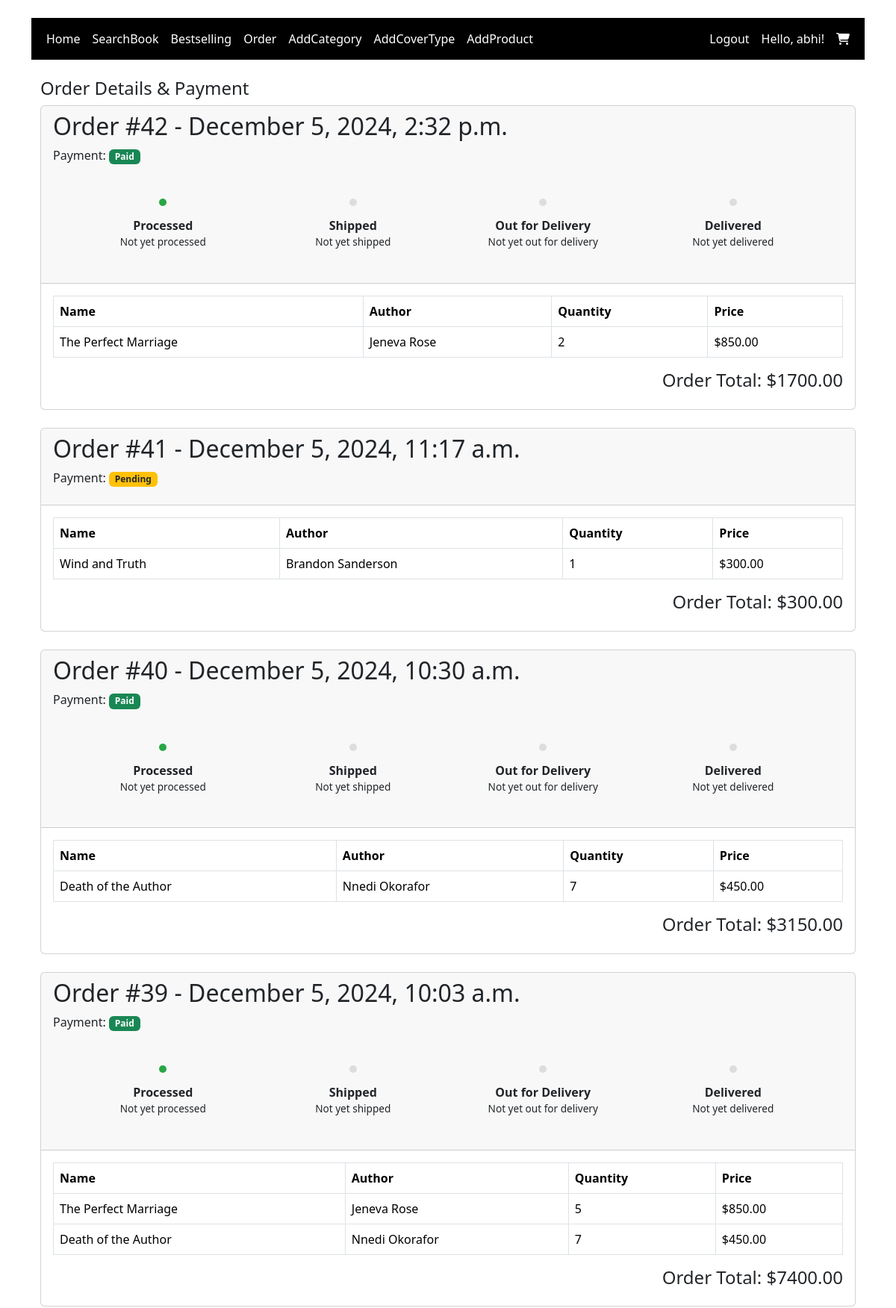
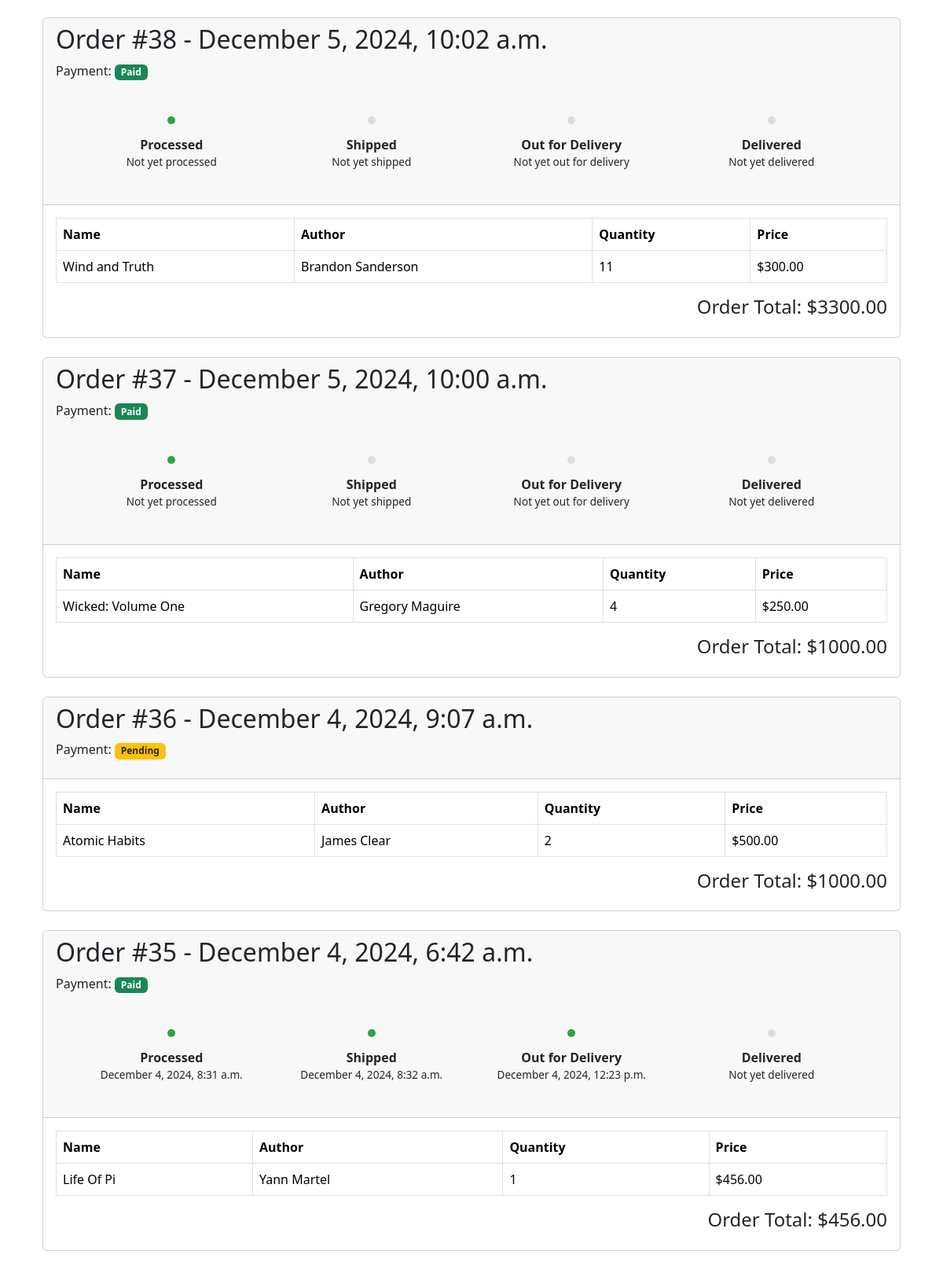
The page /order/showorder/ (signed in, upper part) on the database its author committed (2 pictures, top to bottom).
### orders/models.py (models this page shows, shortened)
class Order(models.Model):
    user = models.ForeignKey(User, on_delete=models.CASCADE)
    total = models.DecimalField(max_digits=10, decimal_places=2)
    created_at = models.DateTimeField(auto_now_add=True)
    is_paid = models.BooleanField(default=False)
    STATUS_CHOICES = [
        ('processed', 'Processed'),
        ('shipped', 'Shipped'),
        ('out_for_delivery', 'Out for Delivery'),
        ('delivered', 'Delivered'),
    ]
    status = models.CharField(max_length=20, choices=STATUS_CHOICES, default='processed')
    processed_at = models.DateTimeField(null=True, blank=True)
    shipped_at = models.DateTimeField(null=True, blank=True)
    out_for_delivery_at = models.DateTimeField(null=True, blank=True)
    delivered_at = models.DateTimeField(null=True, blank=True)

class OrderItem(models.Model):
    order = models.ForeignKey(Order, on_delete=models.CASCADE, related_name='items')
    product = models.ForeignKey(Product, on_delete=models.CASCADE)
    quantity = models.PositiveIntegerField()
    price = models.DecimalField(max_digits=10, decimal_places=2)

### store/models.py (models this page shows, shortened)
class Product(models.Model):
    title =models.CharField(max_length=255,unique=True)
    author=models.CharField(max_length=255)
    description=models.TextField()
    isbn=models.CharField(max_length=255)
    price=models.FloatField()
    category=models.ForeignKey(Category, on_delete=models.CASCADE)
    coverType=models.ForeignKey(CoverType, on_delete=models.CASCADE)
    image=models.ImageField(upload_to='product_images/',null=True,blank=True)

### orders/views.py (the view)
# urls.py: path('showorder/', show_order, name='show_order'),
@login_required
def show_order(request):
    if request.user.is_superuser:
        orders = Order.objects.prefetch_related('items', 'address').order_by('-created_at')
    else:
        orders = Order.objects.filter(user=request.user).prefetch_related('items', 'address').order_by('-created_at')
    return render(request, 'orders/order.html', {'orders': orders})

### templates/orders/order.html (shortened to what this page needs)
{% extends 'base/base.html' %}
{% block content %}
<h4>Order Details & Payment</h4>
{% for order in orders %}
<div class="card mb-4">
    <div class="card-header">
        <h2>Order #{{ order.id }} - {{ order.created_at|date:"F j, Y, g:i a" }}</h2>
        <p>
            Payment:
            {% if order.is_paid %}
            <span class="badge bg-success">Paid</span>
            {% else %}
            <span class="badge bg-warning text-dark">Pending</span>
            {% endif %}
        </p>
        {% if order.is_paid %}
        <div class="timeline">
            <div class="timeline-step {% if order.status == 'processed' or order.status == 'shipped' or order.status == 'out_for_delivery' or order.status == 'delivered' %} completed {% endif %}">
                <br/>
                <span>Processed</span>
                <p>
                    {% if order.processed_at %}
                    {{ order.processed_at|date:"F j, Y, g:i a" }}
                    {% else %}
                    Not yet processed
                    {% endif %}
                </p>
            </div>
            <div class="timeline-step {% if order.status == 'shipped' or order.status == 'out_for_delivery' or order.status == 'delivered' %} completed {% endif %}">
                <br/>
                <span>Shipped</span>
                <p>
                    {% if order.shipped_at %}
                    {{ order.shipped_at|date:"F j, Y, g:i a" }}
                    {% else %}
                    Not yet shipped
                    {% endif %}
                </p>
            </div>
            <div class="timeline-step {% if order.status == 'out_for_delivery' or order.status == 'delivered' %} completed {% endif %}">
                <br/>
                <span>Out for Delivery</span>
                <p>
                    {% if order.out_for_delivery_at %}
                    {{ order.out_for_delivery_at|date:"F j, Y, g:i a" }}
                    {% else %}
                    Not yet out for delivery
                    {% endif %}
                </p>
            </div>
            <div class="timeline-step {% if order.status == 'delivered' %} completed {% endif %}">
                <br/>
                <span>Delivered</span>
                <p>
                    {% if order.delivered_at %}
                    {{ order.delivered_at|date:"F j, Y, g:i a" }}
                    {% else %}
                    Not yet delivered
                    {% endif %}
                </p>
            </div>
        </div>
        {% endif %}
    </div>
    <div class="card-body">
        <table class="table text-nowrap table-hover border table-bordered rounded">
            <thead>
                <tr>
                    <th scope="col">Name</th>
                    <th scope="col">Author</th>
                    <th scope="col">Quantity</th>
                    <th scope="col">Price</th>
                </tr>
            </thead>
            <tbody>
                {% for item in order.items.all %}
                <tr>
                    <td>{{ item.product.title }}</td>
                    <td>{{ item.product.author }}</td>
                    <td>{{ item.quantity }}</td>
                    <td>${{ item.price }}</td>
                </tr>
                {% endfor %}
            </tbody>
        </table>
        <h4 class="text-end">Order Total: ${{ order.total }}</h4>
    </div>
</div>
{% empty %}
<p>No orders found.</p>
{% endfor %}
{% endblock %}

### templates/base/base.html (shortened to what this page needs)
<!DOCTYPE html>
<html lang="en">
<head>
  {% load django_bootstrap5 %}
  {% bootstrap_css %}
  {% load static %}
  <link rel="stylesheet" href="https://cdnjs.cloudflare.com/ajax/libs/font-awesome/6.5.1/css/all.min.css">
  <link href="https://cdn.jsdelivr.net/npm/bootstrap-icons/font/bootstrap-icons.css" rel="stylesheet">
  <link rel="stylesheet" type="text/css" href="https://cdn.jsdelivr.net/npm/slick-carousel@1.8.1/slick/slick.css" />
  <link rel="stylesheet" type="text/css"
    href="https://cdn.jsdelivr.net/npm/slick-carousel@1.8.1/slick/slick-theme.css" />
</head>
<body>
  <div class="container mt-4">
    <nav class="navbar navbar-expand-lg navbar-light bg-black">
      <div class="container-fluid">
        <div class="collapse navbar-collapse" id="navbarNavDropdown">
          <ul class="navbar-nav">
            <li class="nav-item active">
              <a class="nav-link text-white" href="{% url 'home' %}">Home</a>
            </li>
            <li class="nav-item">
              <a class="nav-link text-white" href="{% url 'search_books' %}">SearchBook</a>
            </li>
            <li class="nav-item">
              <a class="nav-link text-white" href="{% url 'orders:most_sold_book' %}">Bestselling</a>
            </li>
            <li class="nav-item">
              <a class="nav-link text-white" href="{% url 'orders:show_order' %}">Order</a>
            </li>
            <ul class="navbar-nav ms-auto">
              {% if user.is_authenticated and user.is_staff or user.is_superuser %}
              <li class="nav-item">
                <a class="nav-link text-white" href="{% url 'category_page' %}">AddCategory</a>
              </li>
              <li class="nav-item">
                <a class="nav-link text-white" href="{% url 'coverType_page' %}">AddCoverType</a>
              </li>
              <li class="nav-item">
                <a class="nav-link text-white" href="{% url 'product_page' %}">AddProduct</a>
              </li>
              {% endif %}
            </ul>
          </ul>
        </div>
        <ul class="navbar-nav ms-auto">
          {% if user.is_authenticated %}
          <li class="nav-item">
            <a class="nav-link text-white" href="{% url 'logout' %}">Logout</a>
          </li>
          <li class="nav-item">
            <span class="nav-link text-white">Hello, {{ user.username }}!</span>
          </li>
          <li class="nav-item">
            <a class="nav-link text-white" href="{% url 'show_cart' %}">
              <i class="fas fa-shopping-cart"></i>
            </a>
          </li>
          {% endif %}
        </ul>
      </div>
    </nav>
    <div class="container mt-4">
      {% block content %} {% endblock %}
    </div>
  </div>
</body>
</html>

### templates/base/base.html (style rules this page uses)
html, body { height: 100%; margin: 0; }
.container { min-height: 100%; display: flex; flex-direction: column; }

### templates/orders/order.html (style rules this page uses)
.timeline { display: flex; justify-content: space-between; position: relative; padding: 20px; overflow: hidden; }
.timeline::after { content: ''; position: absolute; top: 20px; left: 50%; height: 2px; width: 100%; background-color: #28690a; z-index: -1; }
.timeline-step { position: relative; text-align: center; flex: 1; }
.timeline-step::before { content: ''; position: absolute; top: 10px; left: 50%; width: 10px; height: 10px; border-radius: 50%; background-color: #ddd; transform: translateX(-50%); }
.timeline-step.completed::before { background-color: #28a745; animation: blink 1s infinite; }
.timeline-step span { display: block; margin-top: 10px; font-weight: bold; }
.timeline-step p { font-size: 0.85em; }

### rows shown on the page
Order: id "42", created_at "December 5, 2024, 2:32 p.m.", is_paid "Paid", total "1700.00"
OrderItem: product "The Perfect Marriage", product.author "Jeneva Rose", quantity "2", price "850.00"
Order: id "41", created_at "December 5, 2024, 11:17 a.m.", is_paid "Pending", total "300.00"
OrderItem: product "Wind and Truth", product.author "Brandon Sanderson", quantity "1", price "300.00"
Order: id "40", created_at "December 5, 2024, 10:30 a.m.", is_paid "Paid", total "3150.00"
OrderItem: product "Death of the Author", product.author "Nnedi Okorafor", quantity "7", price "450.00"
Order: id "39", created_at "December 5, 2024, 10:03 a.m.", is_paid "Paid", total "7400.00"
OrderItem: product "The Perfect Marriage", product.author "Jeneva Rose", quantity "5", price "850.00"
OrderItem: product "Death of the Author", product.author "Nnedi Okorafor", quantity "7", price "450.00"
Order: id "38", created_at "December 5, 2024, 10:02 a.m.", is_paid "Paid", total "3300.00"
OrderItem: product "Wind and Truth", product.author "Brandon Sanderson", quantity "11", price "300.00"
Order: id "37", created_at "December 5, 2024, 10:00 a.m.", is_paid "Paid", total "1000.00"
OrderItem: product "Wicked: Volume One", product.author "Gregory Maguire", quantity "4", price "250.00"
Order: id "36", created_at "December 4, 2024, 9:07 a.m.", is_paid "Pending", total "1000.00"
OrderItem: product "Atomic Habits", product.author "James Clear", quantity "2", price "500.00"
Order: id "35", created_at "December 4, 2024, 6:42 a.m.", is_paid "Paid", processed_at "December 4, 2024, 8:31 a.m.", shipped_at "December 4, 2024, 8:32 a.m.", out_for_delivery_at "December 4, 2024, 12:23 p.m.", shows "Not yet delivered", total "456.00"
OrderItem: product "Life Of Pi", product.author "Yann Martel", quantity "1", price "456.00"

### other values the page prints
{{ user.username }} "abhi"
